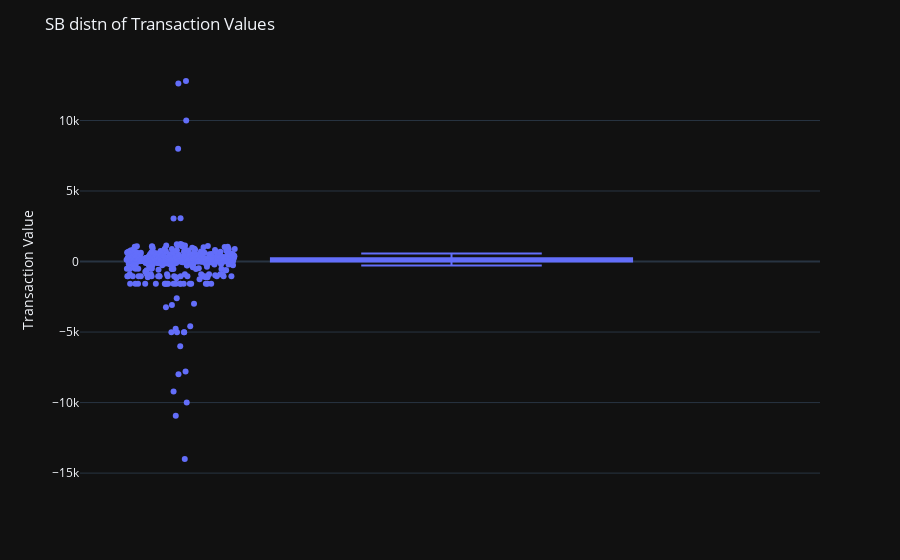

This figure's notebook cell:
### Code cell
fig = px.box(southside_df, y='Transaction Value', points="all", hover_data=['Date', 'Narration', 'Transaction Value'])
fig.update_layout(
    title='SB distn of Transaction Values',
    yaxis_title='Transaction Value'
)
fig.show()

### Figure 1 — Plotly figure (JSON) as saved in the notebook; plotly's stock layout.template omitted (floating-point values rounded to 4 significant figures; data arrays with more than 128 entries replaced by an {"elided": "..."} marker saying what was removed)
{"data": [{"alignmentgroup": "True", "boxpoints": "all", "customdata": {"elided": "600x2 str values"}, "hovertemplate": "Transaction Value=%{y}<br>Date=%{customdata[0]}<br>Narration=%{customdata[1]}<extra></extra>", "legendgroup": "", "marker": {"color": "#636efa"}, "name": "", "notched": false, "offsetgroup": "", "orientation": "v", "showlegend": false, "x0": " ", "xaxis": "x", "y": {"elided": "600 float values"}, "y0": " ", "yaxis": "y", "type": "box"}], "layout": {"xaxis": {"anchor": "y", "domain": [0.0, 1.0]}, "yaxis": {"anchor": "x", "domain": [0.0, 1.0], "title": {"text": "Transaction Value"}}, "legend": {"tracegroupgap": 0}, "margin": {"t": 60}, "boxmode": "group", "title": {"text": "SB distn of Transaction Values"}}}
